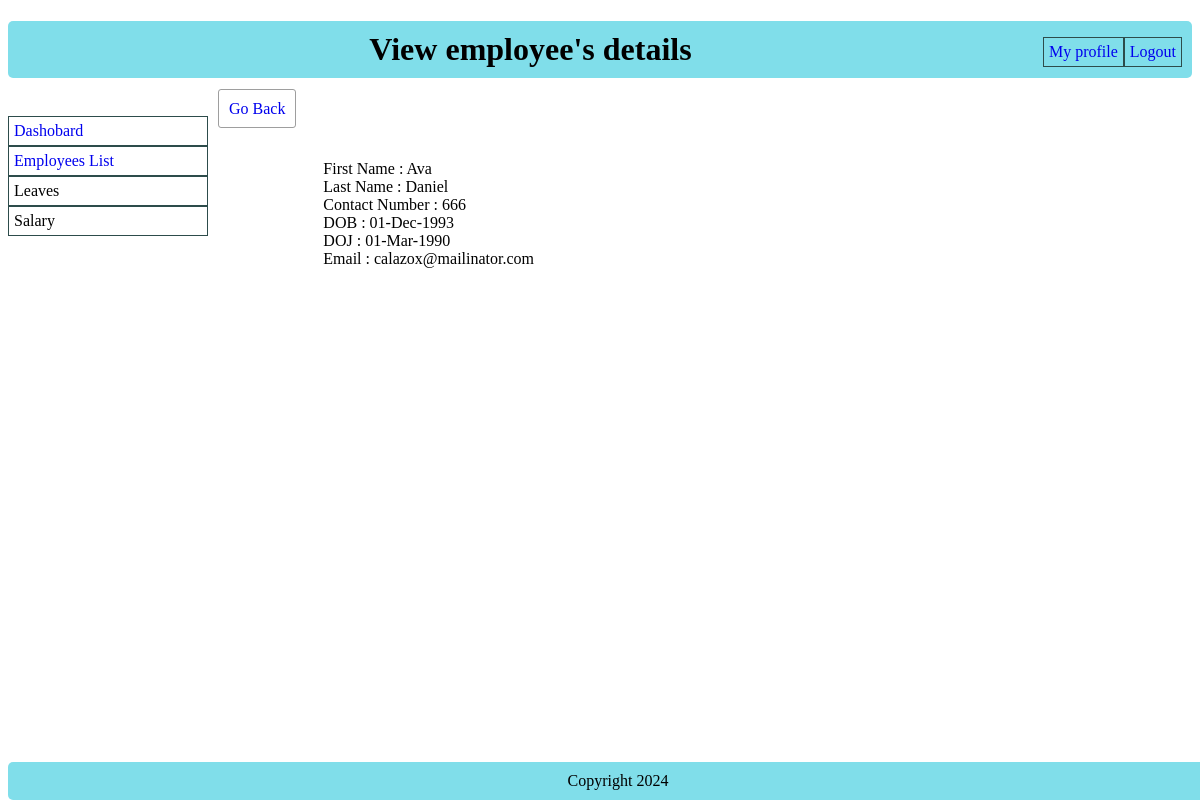
/employees/view-details.php?id=7 (signed in), run on the app's committed database.
### tables this page shows
CREATE TABLE `users` (
  `id` int(11) NOT NULL,
  `first_name` varchar(100) DEFAULT NULL,
  `last_name` varchar(100) DEFAULT NULL,
  `contact_number` varchar(10) DEFAULT NULL,
  `dob` date DEFAULT NULL,
  `doj` date DEFAULT NULL,
  `email_id` varchar(50) DEFAULT NULL,
  `password` varchar(255) NOT NULL,
  `created_datetime` datetime DEFAULT NULL,
  `created_by` int(11) DEFAULT NULL,
  `updated_datetime` datetime DEFAULT NULL,
  `updated_by` int(11) NOT NULL,
  `status` enum('Active','Inactive') NOT NULL DEFAULT 'Active'
);

### employees/view-details.php (the view, shortened to what this page needs)
<?php require_once(dirname(__DIR__).'/common/header.php') ?>
<?php if ($_SESSION['user_id']) { ?>
<center><h1>View employee's details</h1></center>
<div>
	<div class="left-sidebar">
<?php require_once(BASE_DIR.'/sidebars/left-sidebar.php') ?>
	</div>
	<div class="content">
		<a href="<?php echo BASE_URL ?>/employees/list.php" class="btn">Go Back</a>
<div class= "form-container">
	<?php $statement = "SELECT * from users where id=".$_GET['id'];
			$run_query = mysqli_query($db_connect,$statement);
			if ($run_query) {
				$user = mysqli_fetch_object($run_query);
	 ?>
	<div>
		<label>First Name</label> : <?php echo $user->first_name ?>
	</div>
	<div>
		<label>Last Name</label> : <label><?php echo $user->last_name ?></label>
	</div>
	<div>
		<label>Contact Number</label> : <label><?php echo $user->contact_number ?></label>
	</div>
	<div>
		<label>DOB</label> : <label><?php echo date('d-M-Y',strtotime($user->dob)) ?></label>
	</div>
	<div>
		<label>DOJ</label> : <label><?php echo date('d-M-Y',strtotime($user->doj)) ?></label>
	</div>
	<div>
		<label>Email</label> : <label><?php echo $user->email_id ?></label>
	</div>
<?php } else {
	echo "Data not found.";
} ?>
</div>
</div>
</div>
<?php require_once(BASE_DIR.'/common/footer.php');
} else {
header('location:'.BASE_URL.'index.php');
}

### includes/css/style.css (style rules this page uses)
h1,#copyright { background-color: #80DEEA; padding: 10px; border-radius: 5px; }
.content { float: left; padding-left: 10px; }
.left-sidebar { float: left; }
body a { text-decoration: none; }
.btn { border: 1px solid #777777b5; padding: 10px; border-radius: 3px; }
.form-container { width: 100%; margin: 20% 50%; }

### data on the page
users: first_name "Ava", last_name "Daniel", contact_number "666", dob "01-Dec-1993", doj "01-Mar-1990", email "calazox@mailinator.com"
